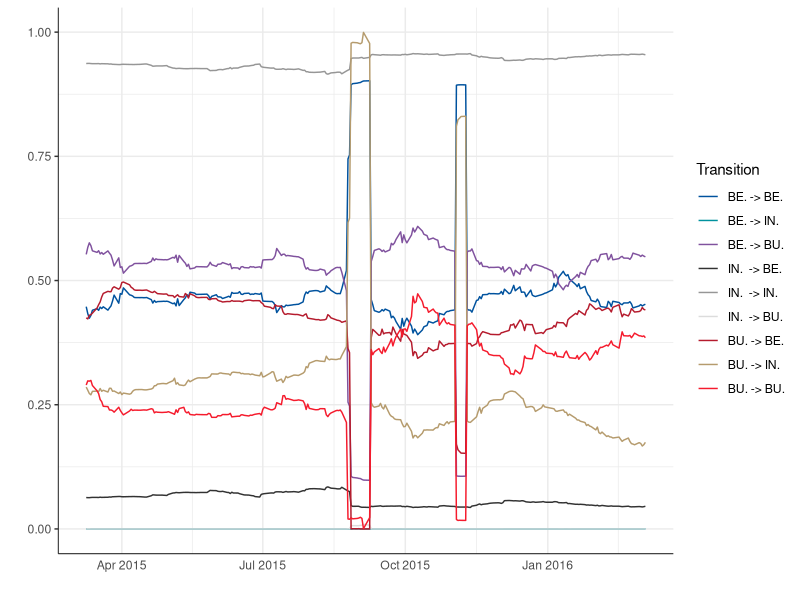
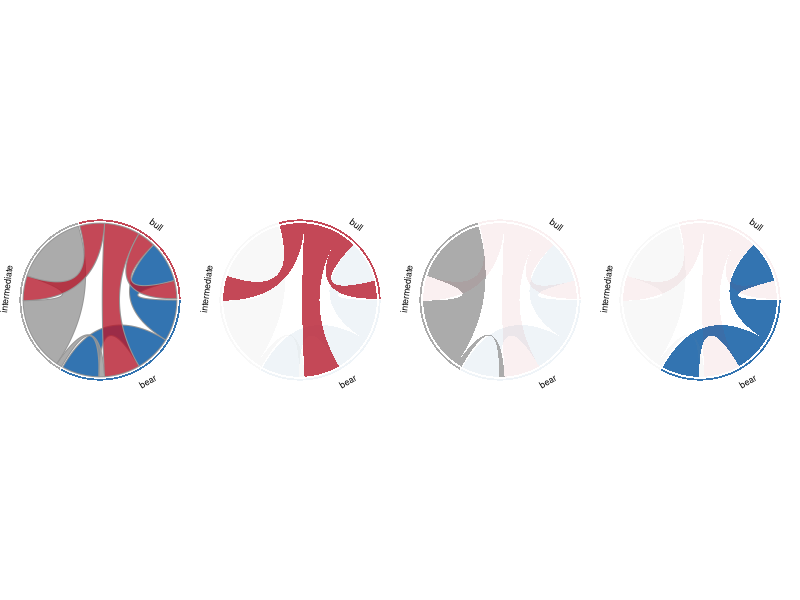
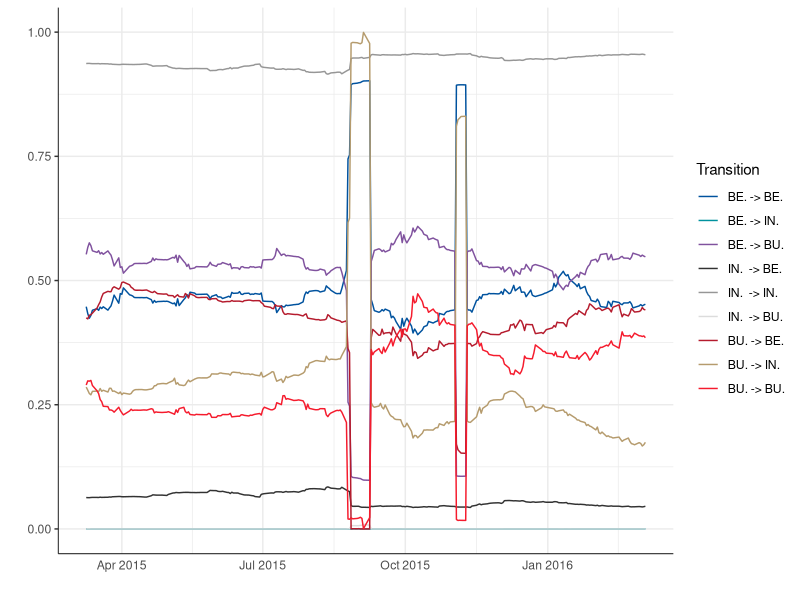
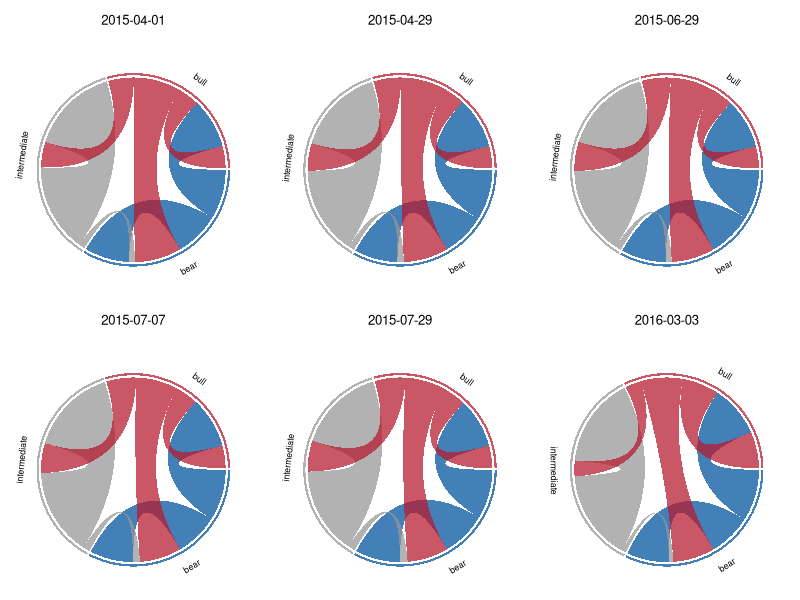

The R source for these figures, in order:
# Plot - HMM Transition Matrix
#
# Color Scheme:
#   Blue: #00529e
#   Red:  #b51b2d
#   Gray: #969696

library(ggplot2)
library(dplyr)
library(reshape2)
library(grid)
library(circlize)
setwd('/Users/troy_sky/Documents/R/Thesis/SP500')
vplayout = function(x, y) viewport(layout.pos.row = x, layout.pos.col = y)

# Data Loading
dataTransTemp = read.csv('dataMatTrans.csv')
dataTransTemp = dataTransTemp[ceiling(nrow(dataTransTemp)*2/3):nrow(dataTransTemp),]

# Figure 1 - Transition matrix chord plot
states = c('bear','intermediate','bull')
dataTransTypical = data.frame(from = rep(states,each = 3),
                              to = rep(states,times = 3),
                              value = as.numeric(t(dataTransTemp[80,2:10])))

pdf('transFig1.pdf', width = 10, height = 2.5)
par(mar = c(0,0,0,0),mfrow = c(1,4))
chordDiagramFromDataFrame(dataTransTypical,link.border = '#969696',
                          annotationTrack = c('name','grid'),
                          annotationTrackHeight = c(0.1,0.02),
                          grid.col = c(bear = '#00529ecc',intermediate = '#969696cc',bull = '#b51b2dcc'))
chordDiagramFromDataFrame(dataTransTypical,
                          annotationTrack = c('name','grid'),
                          annotationTrackHeight = c(0.1,0.02),
                          grid.col = c(bear = '#00529e10',intermediate = '#96969610',bull = '#b51b2dcc'))
chordDiagramFromDataFrame(dataTransTypical,
                          annotationTrack = c('name','grid'),
                          annotationTrackHeight = c(0.1,0.02),
                          grid.col = c(bear = '#00529e10',intermediate = '#969696cc',bull = '#b51b2d10'))
chordDiagramFromDataFrame(dataTransTypical,
                          annotationTrack = c('name','grid'),
                          annotationTrackHeight = c(0.1,0.02),
                          grid.col = c(bear = '#00529ecc',intermediate = '#96969610',bull = '#b51b2d10'))
dev.off()

# Figure 2 - Transition matrix change line plot
dataTrans = dataTransTemp
colnames(dataTrans) = c('time',paste(rep(c('BE.','IN. ','BU.'),each = 3),
                                     rep(c('BE.','IN.','BU.'),times = 3),sep = ' -> '))
dataTrans = melt(dataTrans,id.vars = 'time')

transFig2 = ggplot(data = dataTrans,aes(x = as.Date(time),y = value,group = variable)) + 
  geom_line(aes(color = variable),size = 0.5) + 
  scale_color_manual('Transition',
                     values = c('#00529e','#00929e','#80529e',
                                '#323232','#969696','#dcdcdc',
                                '#b51b2d','#b59b6d','#f51b2d')) + 
  theme_bw() + 
  theme(panel.background = element_blank()) + 
  theme(panel.border = element_blank()) + 
  theme(axis.line = element_line(size = 0.3)) + 
  theme(axis.ticks.x = element_blank()) + 
  theme(legend.key = element_rect(fill = NULL,color = '#ffffff')) + 
  theme(legend.background = element_blank()) + 
  labs(x = '',y = '')
print(transFig2)
ggsave('transFig2.pdf',transFig2,width = 10,height = 3.5)

# Figure 3 - Transition matrix change cord plots
ind = dataTransTemp$time %in% c('2015-04-01','2015-04-29','2015-06-29',
                                '2015-07-07','2015-07-29','2016-03-03')
dataTransNodes = data.frame(from = dataTransTypical$from,to = dataTransTypical$to,
                            matrix(as.numeric(t(dataTransTemp[ind,2:10])),nrow = 9,ncol = 6))

pdf('transFig3.pdf', width = 9, height = 6)
par(mar = c(0,1,3,1),mfrow = c(2,3))
chordDiagramFromDataFrame(dataTransNodes[,c(1,2,3)],
                          annotationTrack = c('name','grid'),
                          annotationTrackHeight = c(0.1,0.02),
                          grid.col = c(bear = '#00529ebb',intermediate = '#969696bb',bull = '#b51b2dbb'))
title(dataTransTemp$time[ind][1],cex.main = 1.2,font.main = 1)
chordDiagramFromDataFrame(dataTransNodes[,c(1,2,4)],
                          annotationTrack = c('name','grid'),
                          annotationTrackHeight = c(0.1,0.02),
                          grid.col = c(bear = '#00529ebb',intermediate = '#969696bb',bull = '#b51b2dbb'))
title(dataTransTemp$time[ind][2],cex.main = 1.2,font.main = 1)
chordDiagramFromDataFrame(dataTransNodes[,c(1,2,5)],
                          annotationTrack = c('name','grid'),
                          annotationTrackHeight = c(0.1,0.02),
                          grid.col = c(bear = '#00529ebb',intermediate = '#969696bb',bull = '#b51b2dbb'))
title(dataTransTemp$time[ind][3],cex.main = 1.2,font.main = 1)
chordDiagramFromDataFrame(dataTransNodes[,c(1,2,6)],
                          annotationTrack = c('name','grid'),
                          annotationTrackHeight = c(0.1,0.02),
                          grid.col = c(bear = '#00529ebb',intermediate = '#969696bb',bull = '#b51b2dbb'))
title(dataTransTemp$time[ind][4],cex.main = 1.2,font.main = 1)
chordDiagramFromDataFrame(dataTransNodes[,c(1,2,7)],
                          annotationTrack = c('name','grid'),
                          annotationTrackHeight = c(0.1,0.02),
                          grid.col = c(bear = '#00529ebb',intermediate = '#969696bb',bull = '#b51b2dbb'))
title(dataTransTemp$time[ind][5],cex.main = 1.2,font.main = 1)
chordDiagramFromDataFrame(dataTransNodes[,c(1,2,8)],
                          annotationTrack = c('name','grid'),
                          annotationTrackHeight = c(0.1,0.02),
                          grid.col = c(bear = '#00529ebb',intermediate = '#969696bb',bull = '#b51b2dbb'))
title(main = dataTransTemp$time[ind][6],cex.main = 1.2,font.main = 1)
dev.off()
